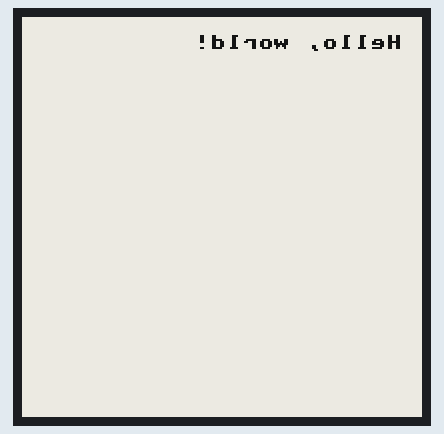
Bench run of a program on a simulated MicroPython board. On the bench: 200×200 one-colour display. An e-paper refresh takes a nominal 2 s (0.4 s partial, 12 s with colour); library files of the repository ran but are not shown: epaper1in54.py. At 19.4 s the program stops and its outputs stay as they are.

Above: at 8.9 s.
At 14.5 s:
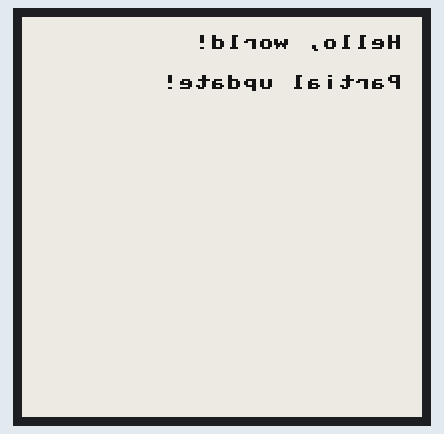

The program:

epaper.py
```python
from machine import SPI, Pin
from epaper1in54 import EPD_1in54
import time

# --- Pin Configuration ---
SCK = 6
MOSI = 7
CS = 5
DC = 8
RST = 9
BUSY = 10

# --- Initialize SPI ---
spi = SPI(0, baudrate=2000000, polarity=0, phase=0,
          sck=Pin(SCK), mosi=Pin(MOSI))

# --- Initialize e-Paper display ---
epd = EPD_1in54(spi, cs=CS, dc=DC, rst=RST, busy=BUSY)

# --- Setup ---
epd.set_flip(horizontal=True)
epd.set_rotation(0)

# --- Initial Draw and Full Refresh ---
epd.clear()
epd.draw_text(10, 10, "Hello, world!", color=0)
epd.show(partial=False)  # Full refresh
time.sleep(3)

# --- Partial Update ---
epd.draw_text(10, 30, "Partial update!", color=0)
epd.show(partial=True)  # Only update the changed region

# --- Final Sleep ---
time.sleep(5)
epd.sleep()
```

Measured:
- what the display in image 0 shows lasts 5.6 s, from 8.8 s to 14.4 s
